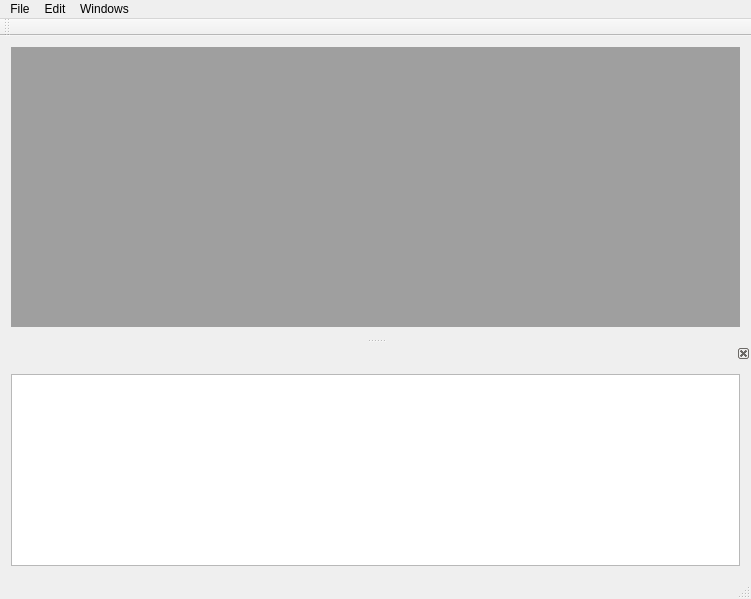
<?xml version="1.0" encoding="UTF-8"?>
<ui version="4.0">
 <class>Core</class>
 <widget class="QMainWindow" name="Core">
  <property name="geometry">
   <rect>
    <x>0</x>
    <y>0</y>
    <width>751</width>
    <height>599</height>
   </rect>
  </property>
  <property name="windowTitle">
   <string>Core</string>
  </property>
  <property name="locale">
   <locale language="English" country="UnitedStates"/>
  </property>
  <widget class="QWidget" name="centralWidget">
   <layout class="QVBoxLayout" name="verticalLayout">
    <item>
     <widget class="QMdiArea" name="mdiArea">
      <property name="verticalScrollBarPolicy">
       <enum>Qt::ScrollBarAsNeeded</enum>
      </property>
      <property name="horizontalScrollBarPolicy">
       <enum>Qt::ScrollBarAsNeeded</enum>
      </property>
     </widget>
    </item>
   </layout>
  </widget>
  <widget class="QMenuBar" name="menuBar">
   <property name="geometry">
    <rect>
     <x>0</x>
     <y>0</y>
     <width>751</width>
     <height>18</height>
    </rect>
   </property>
   <widget class="QMenu" name="menuFile">
    <property name="title">
     <string>File</string>
    </property>
    <addaction name="actionOpen"/>
    <addaction name="actionExit"/>
   </widget>
   <widget class="QMenu" name="menuEdit">
    <property name="title">
     <string>Edit</string>
    </property>
   </widget>
   <widget class="QMenu" name="menuWindows">
    <property name="title">
     <string>Windows</string>
    </property>
    <addaction name="actionDebugWindow"/>
   </widget>
   <addaction name="menuFile"/>
   <addaction name="menuEdit"/>
   <addaction name="menuWindows"/>
  </widget>
  <widget class="QToolBar" name="mainToolBar">
   <attribute name="toolBarArea">
    <enum>TopToolBarArea</enum>
   </attribute>
   <attribute name="toolBarBreak">
    <bool>false</bool>
   </attribute>
  </widget>
  <widget class="QStatusBar" name="statusBar"/>
  <widget class="QDockWidget" name="dwDebug">
   <property name="features">
    <set>QDockWidget::DockWidgetClosable</set>
   </property>
   <attribute name="dockWidgetArea">
    <number>8</number>
   </attribute>
   <widget class="QWidget" name="dockWidgetContents">
    <layout class="QHBoxLayout" name="horizontalLayout">
     <item>
      <widget class="QTextEdit" name="teDebug">
       <property name="font">
        <font>
         <family>Courier New</family>
        </font>
       </property>
       <property name="locale">
        <locale language="Russian" country="Russia"/>
       </property>
      </widget>
     </item>
    </layout>
   </widget>
  </widget>
  <action name="actionOpen">
   <property name="text">
    <string>Open</string>
   </property>
  </action>
  <action name="actionDebugWindow">
   <property name="checkable">
    <bool>true</bool>
   </property>
   <property name="text">
    <string>Debug window</string>
   </property>
  </action>
  <action name="actionExit">
   <property name="text">
    <string>Exit</string>
   </property>
  </action>
 </widget>
 <layoutdefault spacing="6" margin="11"/>
 <resources/>
 <connections/>
</ui>
